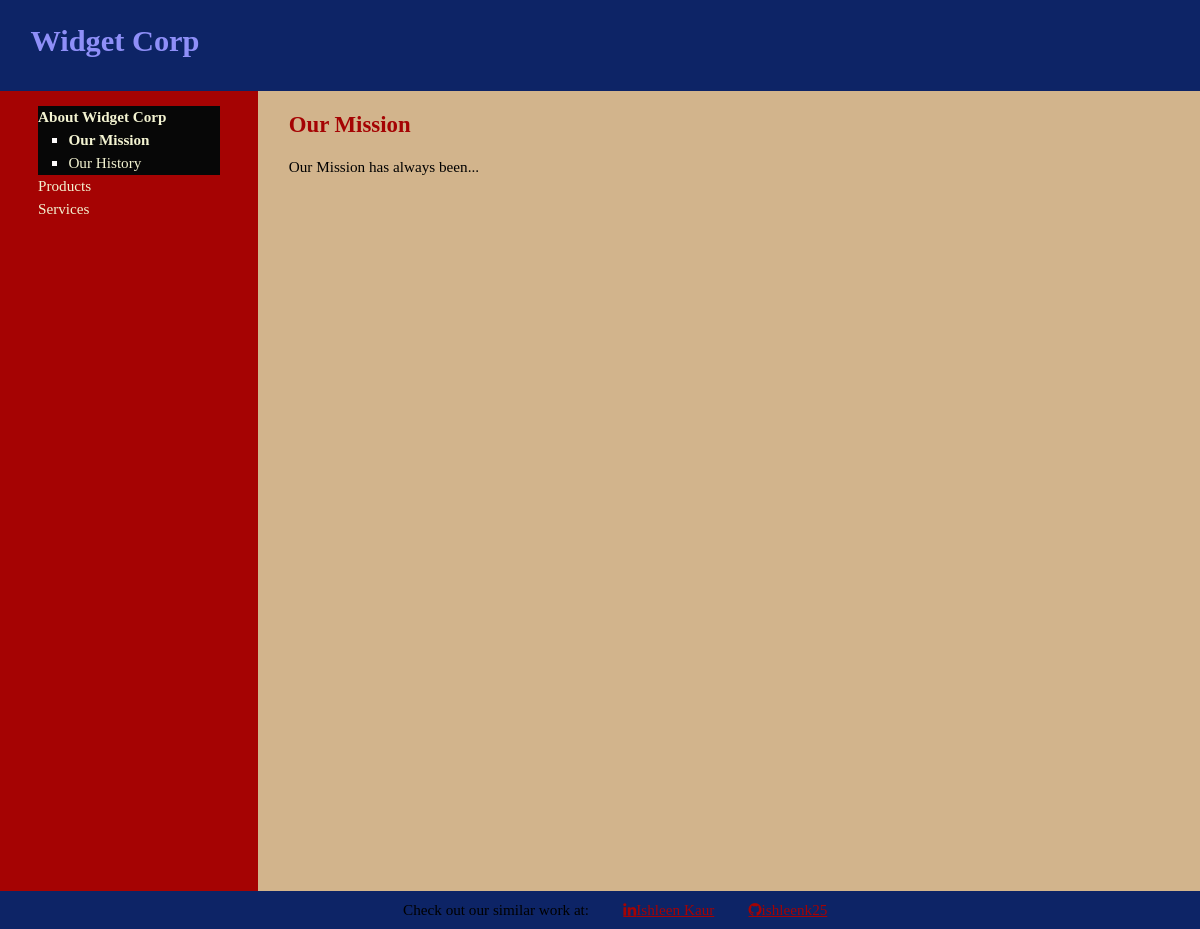
Page /index.php?subject=1 on the committed database.
### tables this page shows
CREATE TABLE `subjects` (
  `id` int(10) NOT NULL,
  `menu_name` varchar(32) NOT NULL,
  `position` int(4) NOT NULL,
  `visible` tinyint(1) NOT NULL
);

CREATE TABLE `pages` (
  `id` int(10) NOT NULL,
  `subject_id` int(10) NOT NULL,
  `menu_name` varchar(32) NOT NULL,
  `position` int(4) NOT NULL,
  `visible` tinyint(1) NOT NULL,
  `content` text DEFAULT NULL
);

### index.php (the view, shortened to what this page needs)
<?php require_once("includefiles/db.php"); ?>
<?php require_once("includefiles/functions.php"); ?>
<!DOCTYPE html>
<html lang="en">
<head>
    <link rel="stylesheet" href="https://cdnjs.cloudflare.com/ajax/libs/font-awesome/4.7.0/css/font-awesome.min.css">
    <link rel="stylesheet" href="css/style.css">
</head>
<body>
    <div id="header">
        <h1>Widget Corp</h1>
    </div>
    <?php find_selected_page_from_subject(true); ?>
    <div id="main">
        <div id="navigation">
            <?php echo public_navigation($current_subject, $current_page); ?>
        </div>
        <div id="page">
            <?php if ($current_page) { ?>
                <h2><?php echo htmlentities($current_page["menu_name"]); ?></h2>
                <?php echo nl2br(htmlentities($current_page["content"])); ?>
            <?php } else { ?>
                <p>Welcome to Widget Corp, A Content Management System!</p>
            <?php } ?>
        </div>
    </div>
    <div id="footer">
        <span>
            Check out our similar work at:
        </span>
        <span>
            <a href="https://www.linkedin.com/in/ishleen-kaur-4b4a43129/" title="LinkedIn" class="fa fa-linkedin hovers" aria-hidden="true">Ishleen Kaur</a><span class="sr-only">LinkedIn</span>
        </span>
        <span>
            <a href="https://github.com/ishleenk25" title="Github" class="fa fa-github" aria-hidden="true">ishleenk25</a><span class="sr-only">Github</span>
        </span><br />
</body>
</html>

### includefiles/functions.php (shortened to what this page needs)
<?php
function find_all_subjects($public = true)
{
    global $connection;
    $query = "SELECT * ";
    $query .= "FROM subjects ";
    if ($public) {
        $query .= "WHERE visible = 1 ";
    }
    $query .= "ORDER BY position ASC";
    $subjects = mysqli_query($connection, $query);
    return $subjects;
}
function find_pages_for_subjects($subject_id, $public = true)
{
    global $connection;
    $final_subject_id = mysqli_real_escape_string($connection, $subject_id);
    $query = "SELECT * ";
    $query .= "FROM pages ";
    $query .= "WHERE subject_id = {$final_subject_id} ";
    if ($public) {
        $query .= "AND visible = 1 ";
    }
    $query .= "ORDER BY position ASC";
    $pages = mysqli_query($connection, $query);
    return $pages;
}
function find_subject_by_id($subject_id, $public = true)
{
    global $connection;
    $final_subject_id = mysqli_real_escape_string($connection, $subject_id);
    $query = "SELECT * ";
    $query .= "FROM subjects ";
    $query .= "WHERE id = {$final_subject_id} ";
    if ($public) {
        $query .= "AND visible = 1 ";
    }
    $query .= "LIMIT 1";
    $subjects = mysqli_query($connection, $query);
    if ($subject = mysqli_fetch_assoc($subjects)) {
        return $subject;
    } else {
        return null;
    }
}
function find_default_page_for_subject($subject_id)
{
    $pages = find_pages_for_subjects($subject_id);
    if ($first_page = mysqli_fetch_assoc($pages)) {
        return $first_page;
    } else {
        return null;
    }
}
function find_selected_page_from_subject($public = false)
{
    if (isset($_GET["subject"])) {
        $current_subject = find_subject_by_id($_GET["subject"], $public);
        if ($current_subject && $public) {
            $current_page = find_default_page_for_subject($current_subject["id"]);
        } else {
            $current_page = null;
        }
    } elseif (isset($_GET["page"])) {
        $current_subject = null;
        $current_page = find_page_by_id($_GET["page"], $public);
    } else {
        $current_subject = null;
        $current_page = null;
    }
}
function public_navigation($subject_array, $page_array)
{
    $output = "<ul class=\"subjects\">";
    $get_all_subjects = find_all_subjects();
    while ($subject = mysqli_fetch_assoc($get_all_subjects)) {
        $output .= "<li";
        if ($subject_array && $subject['id'] == $subject_array['id']) {
            $output .= " class=\"selected\"";
        }
        $output .= ">";
        $output .= "<a href=\"index.php?subject=";
        $output .= urlencode($subject['id']);
        $output .= "\">";
        $output .= htmlentities($subject["menu_name"]);
        $output .= "</a>";
        if ($subject_array['id'] == $subject['id'] ||  $page_array['subject_id'] == $subject['id']) {
            $get_all_pages = find_pages_for_subjects($subject['id']);
            $output .= "<ul class=\"pages\">";
            while ($page = mysqli_fetch_assoc($get_all_pages)) {
                $output .= " <li";
                if ($page_array && $page['id'] == $page_array['id']) {
                    $output .= " class=\"selected\"";
                }
                $output .= ">";
                $output .= "<a href=\"index.php?page=";
                $output .= urlencode($page['id']);
                $output .= "\">";
                $output .= htmlentities($page["menu_name"]);
                $output .= "</a></li>";
            }
            $output .= "</ul>";
        }
        $output .= "</li>";
    }
    $output .= "</ul>";
    return $output;
}
?>

### css/style.css (style rules this page uses)
html { height:100%; width:100% }
body { width: 100%; height: 100%; margin:0; padding: 0; border:0; font-family: Verdana, Tahoma, serif; font-size: 0.95em; line-height: 1.5em; background: rgb(210, 180, 140); }
a { color: rgb(165, 3, 3);; }
#header { height: 6em; margin: 0; padding: 0; text-align: left; background-color: rgb(13, 36, 102); color: rgb(143, 143, 248); }
#header h1 { padding: 1em; margin: 0 ; }
#main { height: 100%; width: 100%; margin: 0; padding: 0; background-color: rgb(210, 180, 140); }
#footer { height: 2em; margin: 0; padding-top: 0.5em; text-align: center; background-color: rgb(13, 36, 102); color: black; }
#footer span { margin-left: 2em; }
#footer span a { color: rgb(165, 3, 3); }
#navigation { float: left; width: 12em; height: 100%; margin: 0; padding: 0 2.5em; color: rgb(3, 3, 51); background-color: rgb(165, 3, 3); }
#navigation a { color: rgb(243, 243, 209);; text-decoration: none; }
#page { float: left; height: 100%; padding-left: 2em; vertical-align: top; background-color: rgb(210, 180, 140); }
#page h2 { color: rgb(165, 3, 3);; margin-top: 1em; }
ul.subjects { margin: 1em 0; padding-left: 0; list-style: none; }
ul.pages { padding-left: 2em; list-style: square; color: rgb(253, 251, 251); font-weight: normal; }
.selected { font-weight: bold; background-color: rgb(7, 7, 7); color: rgb(253, 251, 251); }

### rows in the picture
subjects: value "About Widget Corp"
pages: value "Our Mission", menu_name "Our Mission", content "Our Mission has always been..."
pages: value "Our History"
subjects: value "Products"
subjects: value "Services"
